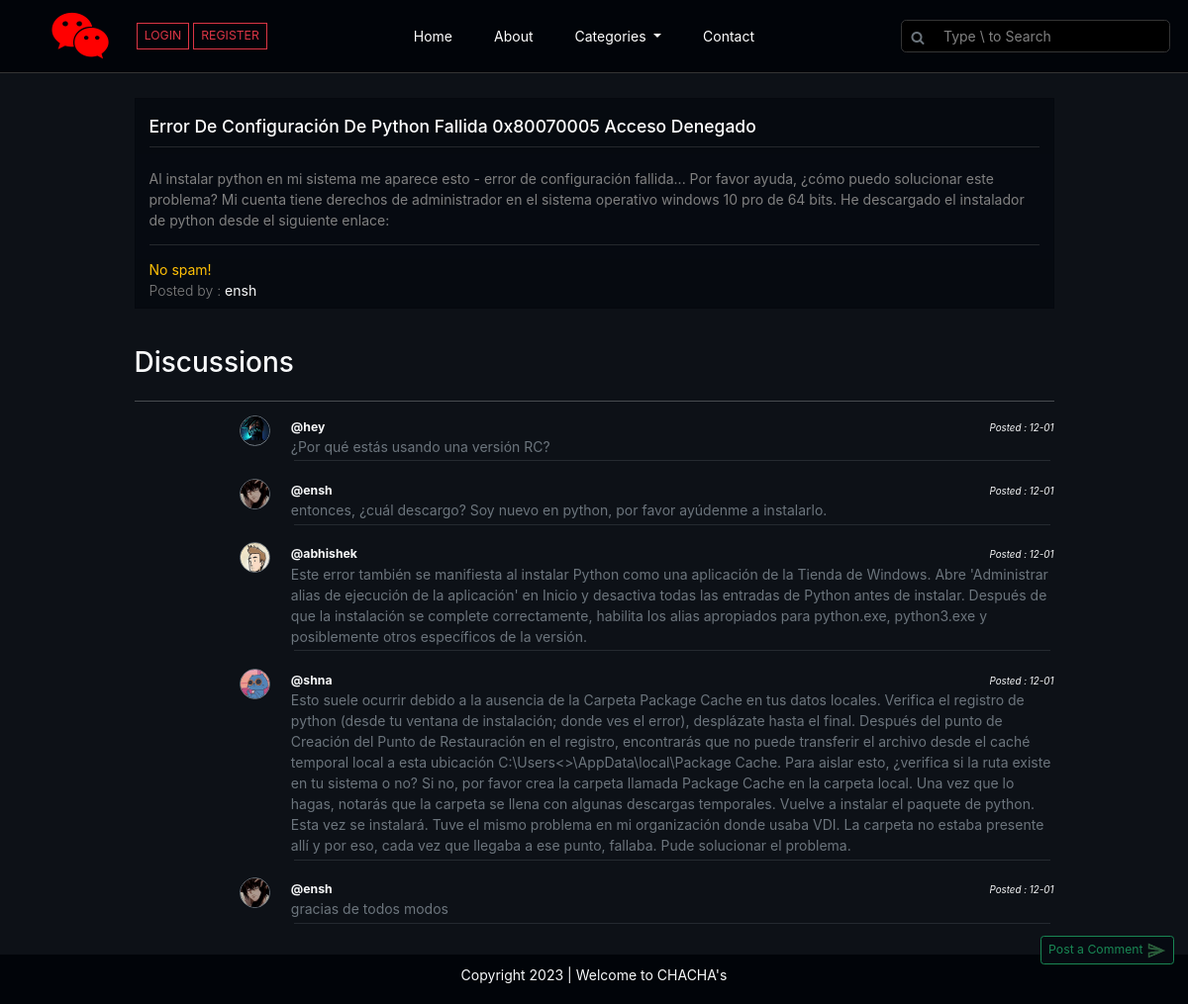
Page /thread.php?threadid=2 on the committed database.
### tables this page shows
CREATE TABLE `threads` (
  `threads_id` int(255) NOT NULL,
  `threads_title` varchar(100) NOT NULL,
  `threads_desc` text NOT NULL,
  `threads_cat_id` int(255) NOT NULL,
  `threads_user_id` int(255) NOT NULL,
  `threads_reg_date` datetime DEFAULT current_timestamp()
);

CREATE TABLE `users` (
  `id` int(255) NOT NULL,
  `username` varchar(255) NOT NULL,
  `user_email` varchar(30) NOT NULL,
  `password` varchar(255) NOT NULL,
  `user_image` varchar(255) NOT NULL,
  `timestamp` datetime NOT NULL DEFAULT current_timestamp()
);

CREATE TABLE `comments` (
  `comment_id` int(255) NOT NULL,
  `comment_content` text NOT NULL,
  `thread_id` int(255) NOT NULL,
  `comment_by` int(255) NOT NULL,
  `comment_on_id` int(255) NOT NULL,
  `active` int(255) NOT NULL,
  `comment_date` datetime NOT NULL DEFAULT current_timestamp()
);

### thread.php (the view, shortened to what this page needs)
<!DOCTYPE html>
<html lang="en">
<head>
    <link rel="stylesheet" href="https://cdn.jsdelivr.net/npm/bootstrap@5.2.3/dist/css/bootstrap.min.css">
    <link rel="stylesheet" href="https://cdnjs.cloudflare.com/ajax/libs/font-awesome/6.0.0/css/all.min.css" />
    <link rel='stylesheet' href='https://cdnjs.cloudflare.com/ajax/libs/font-awesome/4.7.0/css/font-awesome.min.css'>
    <link rel="stylesheet" href="css_js/style.css">
</head>
<body>
    <div class="container-fluid p-0 thread-page" id="maincontainer">
        <?php include 'partials/_header.php'; ?>
        <?php
        $id = $_GET["threadid"];
        $sql = "select * from threads where threads_id=$id";
        $result = mysqli_query($con, $sql);
        while ($row = mysqli_fetch_assoc($result)) {
            $title = $row["threads_title"];
            $desc = $row["threads_desc"];
            $user_id = $row["threads_user_id"];
            $sql3 = "select * from users where id=$user_id";
            $result3 = mysqli_query($con, $sql3);
            $row3 = mysqli_fetch_assoc($result3);
        }
        ?>
        <div class="container my-4">
            <div class="row">
                <div class="col-md-10 mx-auto">
                    <div class="card my-1 rounded-0 thread-welcome">
                        <div class="card-header border-0">
                            <h5><span class="text-capitalize"><?php echo $title; ?></span></h5>
                            <hr>
                        </div>
                        <div class="card-body border-0">
                            <p><?php echo $desc; ?></p>
                            <hr>
                        </div>
                        <div class="card-footer border-0 pt-0">
                            <p class="m-0 text-warning">No spam!</p>
                            <span class="lead" style="font-size: 14px;">Posted by : <b class="text-light"><?= $row3["username"] ?></b></span>
                        </div>
                    </div>
                </div>
            </div>
        </div>
        <div class="position-fixed" style="bottom: 40px;right:14px;">
            <a href="#" class="fa-solid fa-up-long float-end" id="backtotop" onclick="document.body.scrollTop=0;document.documentElement.scrollTop=0;event.preventDefault()"></a><br>
            <button class="btn btn-sm btn-outline-success text-success" id="" type="button" style="background-color:#060a11;" data-bs-toggle="offcanvas" data-bs-target="#offcanvasBottom" aria-controls="offcanvasBottom">Post a Comment <img src="imgs/send-png-green.png" width="20px" alt=""></button>
        </div>
        <div class="container">
            <div class="row">
                <div class="col-md-10 mx-auto my-3">
                    <h2 class="text-light mb-4">Discussions</h2>
                    <hr class="text-light">
                    <?php
                    $id = $_GET["threadid"];
                    $sql = "select * from comments where thread_id=$id";
                    $result = mysqli_query($con, $sql);
                    $section = 0;
                    while ($row = mysqli_fetch_assoc($result)) {
                        $timestamp = strtotime($row["comment_date"]);
                        $date = date('d-m', $timestamp);
                        $content = $row["comment_content"];
                        $comment_by = $row["comment_by"];
                        $comment_id = $row["comment_id"];
                        $sql2 = "select * from users where id='$comment_by'";
                        $result2 = mysqli_query($con, $sql2);
                        $row2 = mysqli_fetch_assoc($result2);
                        $user_image = $row2["user_image"];
                        if ($section == $comment_id) {
                            echo ' <div class="row my-3" id="section' . $comment_id . '"  style="scroll-margin-top: 40vh;">
                                    <div class="col-2 d-flex justify-content-end align-items-start">
                                    <span class="rounded-5 border border-secondary overflow-hidden" style="width:31px;height:31px;">
                                    <img src="uploaded_img/' . $user_image . '" width="31px" alt="img">
                                    </span>
                                    </div>
                                    <div class="col-10 rounded-2" style="background-color:#010409;">
                                    <p class="m-0 text-light"><b><small>@' . $row2["username"] . '</small></b><i class="float-end"><small style="font-size:.7rem;">Posted : ' . $date . '</small></i></p>
                                    <p class="m-0 text-secondary">' . $content . '</p>
                                    <hr class="m-1 text-secondary">
                                    </div>
                                </div>';
                        } else {
                            echo ' <div class="row my-3">
                                    <div class="col-2 d-flex justify-content-end align-items-start">
                                    <span class="rounded-5 border border-secondary overflow-hidden" style="width:31px;height:31px;">
                                    <img src="uploaded_img/' . $user_image . '" width="31px" alt="img">
                                    </span>
                                    </div>
                                    <div class="col-10">
                                    <p class="m-0 text-light"><b><small>@' . $row2["username"] . '</small></b><i class="float-end"><small style="font-size:.7rem;">Posted : ' . $date . '</small></i></p>
                                    <p class="m-0 text-secondary">' . $content . '</p>
                                    <hr class="m-1 text-secondary">
                                    </div>
                                </div>';
                        }
                    }
                    ?>
                </div>
            </div>
        </div>
    </div>
    <?php include 'partials/_footer.php'; ?>
</body>
</html>

### css_js/style.css (style rules this page uses)
* { scroll-behavior: smooth; }
html,body { font-family: -apple-system, BlinkMacSystemFont, "Segoe UI", Roboto, Oxygen, Ubuntu, Cantarell, "Open Sans", "Helvetica Neue", sans-serif; font-size: 14px; height: 100vh; }
#maincontainer { background-color: #0d1117; min-height: calc(100vh - 50px); padding-bottom: 20px; }
::placeholder { color: grey !important; }
.thread-page .thread-welcome { background-color:#060a11 !important; }
.thread-page .thread-welcome h5 { color: white !important; margin: 10px 0px; }
.thread-page .thread-welcome hr { color: grey !important; margin: 0; padding: 0; }
.thread-page .thread-welcome .card-body, .thread-page .thread-welcome .card-footer { color: grey !important; }

### rows in the picture
threads: threads_title "Error De Configuración De Python Fallida 0x80070005 Acceso Denegado", threads_desc "Al instalar python en mi sistema me aparece esto - error de configuración fallida... Por favor ayuda, ¿cómo puedo solucionar este problema? Mi cuenta tiene derechos de administrador en el sistema operativo windows 10 pro de 64 bits. He descargado el instalador de python desde el siguiente enlace:"
users: username "ensh"
comments: users.user_image (picture), users.username "hey", comment_date "12-01", comment_content "¿Por qué estás usando una versión RC?"
comments: users.user_image (picture), users.username "ensh", comment_date "12-01", comment_content "entonces, ¿cuál descargo? Soy nuevo en python, por favor ayúdenme a instalarlo."
comments: users.user_image (picture), users.username "abhishek", comment_date "12-01", comment_content "Este error también se manifiesta al instalar Python como una aplicación de la Tienda de Windows. Abre 'Administrar alias de ejecución de la aplicación' en Inicio y desactiva todas las entradas de Python antes de instalar. Después de que la instalación se complete correctamente, habilita los alias apropiados para python.exe, python3.exe y posiblemente otros específicos de la versión."
comments: users.user_image (picture), users.username "shna", comment_date "12-01", comment_content "Esto suele ocurrir debido a la ausencia de la Carpeta Package Cache en tus datos locales. Verifica el registro de python (desde tu ventana de instalación; donde ves el error), desplázate hasta el final. Después del punto de Creación del Punto de Restauración en el registro, encontrarás que no puede transferir el archivo desde el caché temporal local a esta ubicación C:\\Users<>\\AppData\\local\\Package Cache. Para aislar esto, ¿verifica si la ruta existe en tu sistema o no? Si no, por favor crea la carpeta llamada Package Cache en la carpeta local. Una vez que lo hagas, notarás que la carpeta se llena con algunas descargas temporales. Vuelve a instalar el paquete de python. Esta vez se…"
comments: users.user_image (picture), users.username "ensh", comment_date "12-01", comment_content "gracias de todos modos"
